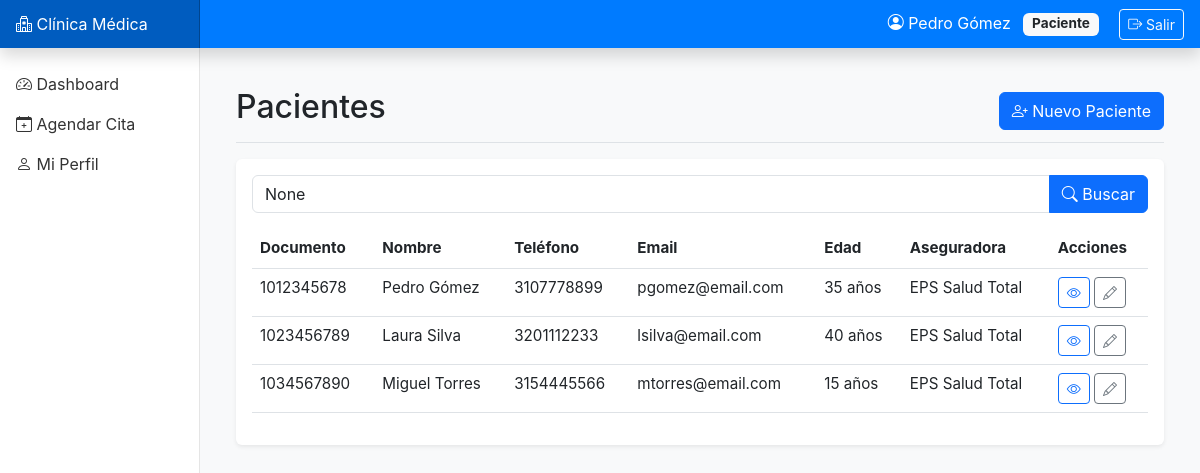
Page /patients/ (signed in) on the committed database.
### accounts/models.py (models this page shows, shortened)
class User(AbstractUser):
    ROLE_CHOICES = [
        ('ADMIN', 'Administrador'),
        ('RECEP', 'Recepción'),
        ('MEDICO', 'Médico'),
        ('PACIENTE', 'Paciente'),
        ('SOPORTE', 'Soporte/BI'),
    ]
    role = models.CharField(max_length=10, choices=ROLE_CHOICES, default='PACIENTE')
    phone = models.CharField(max_length=20, blank=True)
    document_id = models.CharField(max_length=20, unique=True, null=True, blank=True)
    class Meta:
        db_table = 'accounts_user'
        verbose_name = 'Usuario'
        verbose_name_plural = 'Usuarios'

### patients/models.py (models this page shows, shortened)
class Patient(models.Model):
    GENDER_CHOICES = [
        ('M', 'Masculino'),
        ('F', 'Femenino'),
        ('O', 'Otro'),
    ]
    user = models.OneToOneField(settings.AUTH_USER_MODEL, on_delete=models.CASCADE, related_name='patient_profile')
    birthdate = models.DateField(verbose_name='Fecha de nacimiento')
    gender = models.CharField(max_length=1, choices=GENDER_CHOICES)
    insurance = models.CharField(max_length=100, blank=True, verbose_name='Aseguradora')
    consent_given_at = models.DateTimeField(null=True, blank=True, verbose_name='Consentimiento otorgado')
    class Meta:
        db_table = 'patients_patient'
        verbose_name = 'Paciente'
        verbose_name_plural = 'Pacientes'

### patients/views.py (the view, shortened to what this page needs)
# urls.py: path('', views.patient_list, name='patient_list'),
@login_required
def patient_list(request):
    patients = Patient.objects.select_related('user')
    search = request.GET.get('search')
    context = {
        'patients': patients.order_by('user__last_name', 'user__first_name'),
        'search': search,
    }
    return render(request, 'patients/patient_list.html', context)

### appointments/templatetags/filters.py (called while the page is built)
@register.filter
def age(birthdate):
    if not birthdate:
        return ""
    today = date.today()
    age = today.year - birthdate.year - ((today.month, today.day) < (birthdate.month, birthdate.day))
    return age

### templates/patients/patient_list.html (shortened to what this page needs)
{% extends 'base.html' %}
{% block content %}
<div class="d-flex justify-content-between flex-wrap flex-md-nowrap align-items-center pt-3 pb-2 mb-3 border-bottom">
    <h1 class="h2">Pacientes</h1>
    <div class="btn-toolbar mb-2 mb-md-0">
        <a href="{% url 'patient_create' %}" class="btn btn-primary">
            <i class="bi bi-person-plus"></i> Nuevo Paciente
        </a>
    </div>
</div>
<div class="card">
    <div class="card-body">
        <form method="get" class="mb-3">
            <div class="input-group">
                <input type="text" name="search" class="form-control" placeholder="Buscar por nombre, documento o email..." value="{{ search }}">
                <button type="submit" class="btn btn-primary">
                    <i class="bi bi-search"></i> Buscar
                </button>
            </div>
        </form>
        <div class="table-responsive">
            <table class="table table-hover">
                <thead>
                    <tr>
                        <th>Documento</th>
                        <th>Nombre</th>
                        <th>Teléfono</th>
                        <th>Email</th>
                        <th>Edad</th>
                        <th>Aseguradora</th>
                        <th>Acciones</th>
                    </tr>
                </thead>
                <tbody>
                    {% for patient in patients %}
                    <tr>
                        <td>{{ patient.user.document_id }}</td>
                        <td>{{ patient.user.get_full_name }}</td>
                        <td>{{ patient.user.phone }}</td>
                        <td>{{ patient.user.email }}</td>
                        <td>
                            {% load filters %}
                            {{ patient.birthdate|age }} años
                        </td>
                        <td>{{ patient.insurance|default:"-" }}</td>
                        <td>
                            <a href="{% url 'patient_detail' patient.id %}" class="btn btn-sm btn-outline-primary">
                                <i class="bi bi-eye"></i>
                            </a>
                            <a href="{% url 'patient_update' patient.id %}" class="btn btn-sm btn-outline-secondary">
                                <i class="bi bi-pencil"></i>
                            </a>
                        </td>
                    </tr>
                    {% empty %}
                    <tr>
                        <td colspan="7" class="text-center">No se encontraron pacientes</td>
                    </tr>
                    {% endfor %}
                </tbody>
            </table>
        </div>
    </div>
</div>
{% endblock %}

### templates/base.html (shortened to what this page needs)
<!DOCTYPE html>
<html lang="es">
<head>
    <link href="https://cdn.jsdelivr.net/npm/bootstrap@5.3.0/dist/css/bootstrap.min.css" rel="stylesheet">
    <link rel="stylesheet" href="https://cdn.jsdelivr.net/npm/bootstrap-icons@1.11.0/font/bootstrap-icons.css">
</head>
<body>
    <nav class="navbar navbar-dark fixed-top bg-primary flex-md-nowrap p-0 shadow">
        <a class="navbar-brand col-md-3 col-lg-2 me-0 px-3" href="{% url 'dashboard' %}">
            <i class="bi bi-hospital"></i> Clínica Médica
        </a>
        <div class="navbar-nav ms-auto">
            <div class="nav-item text-nowrap">
                <span class="nav-link px-3 text-white">
                    <i class="bi bi-person-circle"></i> {{ user.get_full_name|default:user.username }}
                    <span class="badge bg-light text-dark ms-2">{{ user.get_role_display }}</span>
                    <a href="{% url 'logout' %}" class="btn btn-sm btn-outline-light ms-3">
                        <i class="bi bi-box-arrow-right"></i> Salir
                    </a>
                </span>
            </div>
        </div>
    </nav>
    <nav id="sidebarMenu" class="col-md-3 col-lg-2 d-md-block sidebar collapse">
        <div class="sidebar-sticky pt-3">
            <ul class="nav flex-column">
                <li class="nav-item">
                    <a class="nav-link {% if request.resolver_match.url_name == 'dashboard' %}active{% endif %}" href="{% url 'dashboard' %}">
                        <i class="bi bi-speedometer2"></i> Dashboard
                    </a>
                </li>
                {% if user.role == 'PACIENTE' %}
                <li class="nav-item">
                    <a class="nav-link" href="{% url 'appointment_search' %}">
                        <i class="bi bi-calendar-plus"></i> Agendar Cita
                    </a>
                </li>
                {% endif %}
                <li class="nav-item">
                    <a class="nav-link {% if request.resolver_match.url_name == 'profile' %}active{% endif %}" href="{% url 'profile' %}">
                        <i class="bi bi-person"></i> Mi Perfil
                    </a>
                </li>
            </ul>
        </div>
    </nav>
    <main role="main" class="col-md-9 ms-sm-auto col-lg-10 px-md-4">
        <div class="container-fluid py-4">
            {% block content %}{% endblock %}
        </div>
    </main>
</body>
</html>

### templates/base.html (style rules this page uses)
:root { --primary-color: #0d6efd; --secondary-color: #6c757d; --success-color: #198754; --danger-color: #dc3545; --warning-color: #ffc107; --info-color: #0dcaf0; }
body { font-family: -apple-system, BlinkMacSystemFont, "Segoe UI", Roboto, "Helvetica Neue", Arial, sans-serif; background-color: #f8f9fa; }
.sidebar { position: fixed; top: 0; bottom: 0; left: 0; z-index: 100; padding: 48px 0 0; box-shadow: inset -1px 0 0 rgba(0, 0, 0, .1); background-color: #fff; }
.sidebar-sticky { position: sticky; top: 48px; height: calc(100vh - 48px); padding-top: .5rem; overflow-x: hidden; overflow-y: auto; }
.sidebar .nav-link { color: #333; padding: .5rem 1rem; }
.navbar-brand { padding-top: .75rem; padding-bottom: .75rem; font-size: 1rem; background-color: rgba(0, 0, 0, .25); box-shadow: inset -1px 0 0 rgba(0, 0, 0, .25); }
.navbar { background-color: #007bff !important; }
main { margin-left: 240px; padding-top: 48px; }
.card { border: none; box-shadow: 0 0.125rem 0.25rem rgba(0,0,0,0.075); margin-bottom: 1.5rem; }
.table { font-size: 0.95rem; }
.badge { padding: 0.35em 0.65em; font-size: 0.85em; }

### rows in the picture
User: get_full_name "Pedro Gómez", role "Paciente"
Patient: user.document_id "1012345678", user.get_full_name "Pedro Gómez", user.phone "3107778899", user.email "pgomez@email.com", birthdate|age "35", insurance "EPS Salud Total"
Patient: user.document_id "1023456789", user.get_full_name "Laura Silva", user.phone "3201112233", user.email "lsilva@email.com", birthdate|age "40", insurance "EPS Salud Total"
Patient: user.document_id "1034567890", user.get_full_name "Miguel Torres", user.phone "3154445566", user.email "mtorres@email.com", birthdate|age "15", insurance "EPS Salud Total"
